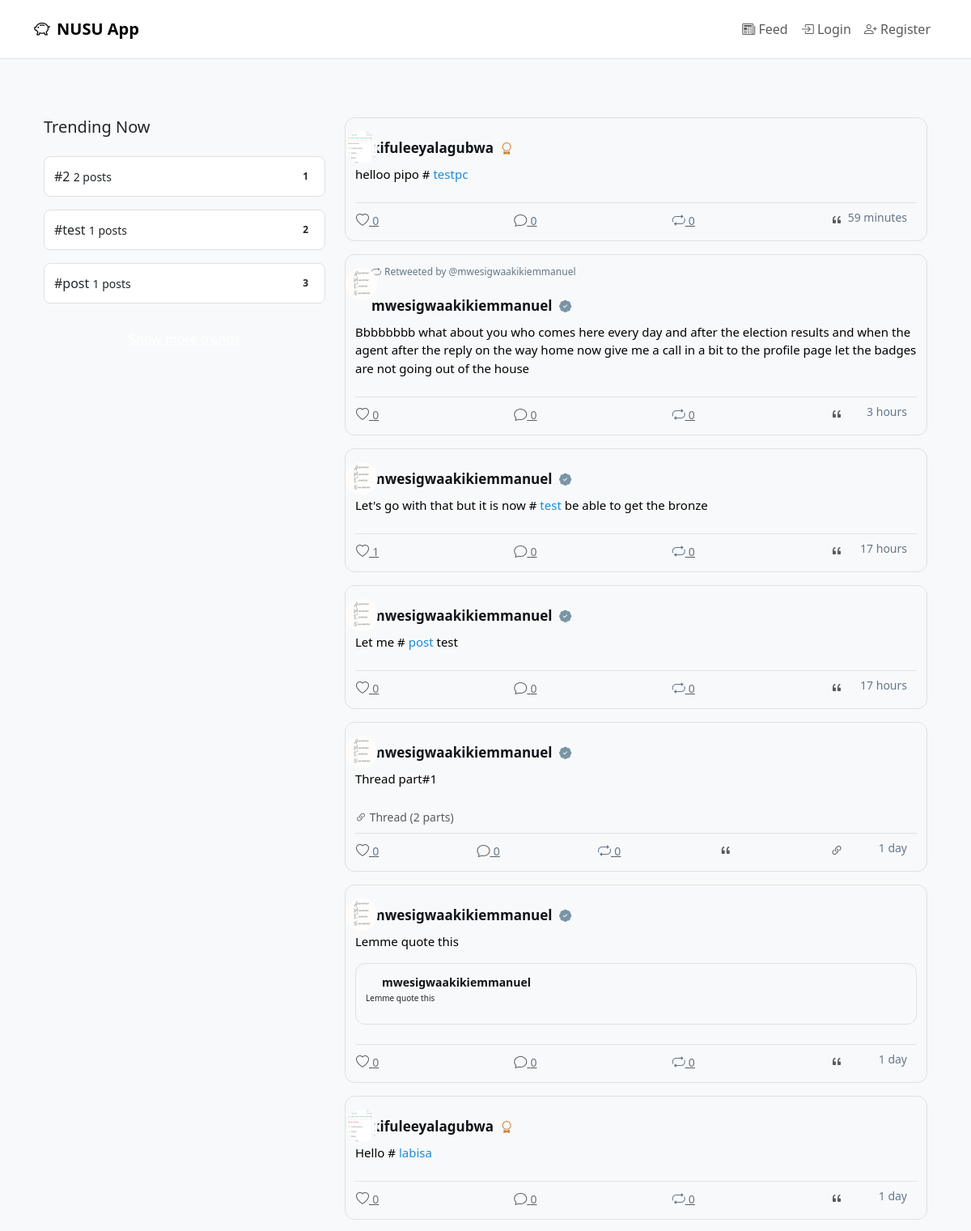
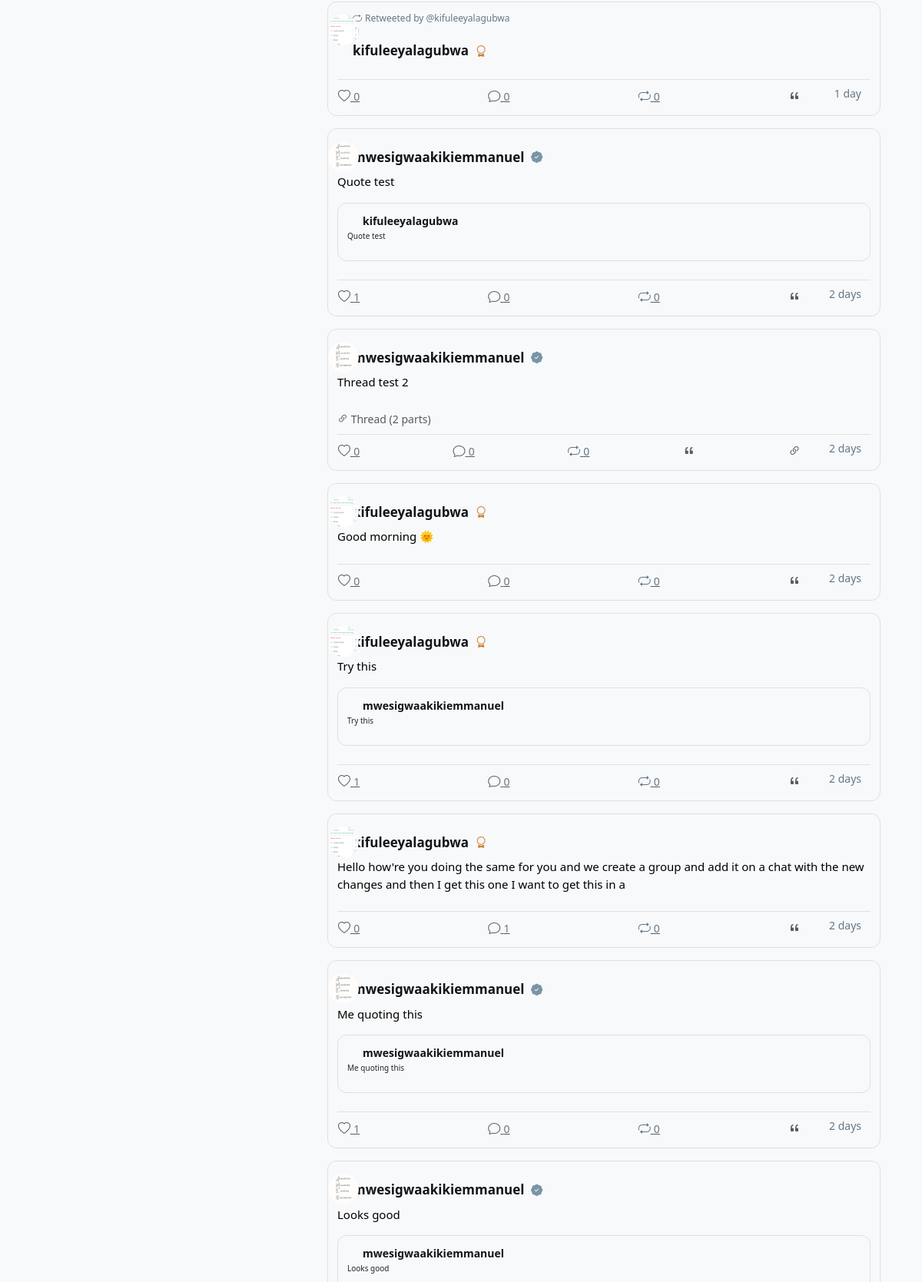
/community/ (upper part), run on the app's committed database (2 pictures, top to bottom).
### community/models.py (models this page shows, shortened)
class Hashtag(models.Model):
    name = models.CharField(max_length=100, unique=True)
    created_at = models.DateTimeField(auto_now_add=True)
    related_tweets = models.ManyToManyField(Tweet, blank=True)
    profile_image = models.ImageField(upload_to='hashtags/', null=True, blank=True)
    trend_score = models.IntegerField(default=0)  # Score to track popularity
    last_activity = models.DateTimeField(auto_now=True)  # Last time this hashtag was used

class Tweet(models.Model):
    user = models.ForeignKey(CustomUser, on_delete=models.CASCADE)
    content = models.TextField(max_length=280)
    image = models.ImageField(upload_to='tweets/images/', blank=True, null=True)
    video = models.FileField(upload_to='tweets/videos/', blank=True, null=True)
    parent = models.ForeignKey('self', null=True, blank=True, on_delete=models.CASCADE, related_name='replies')
    retweet = models.ForeignKey('self', null=True, blank=True, on_delete=models.CASCADE, related_name='retweets')
    quote = models.ForeignKey('self', null=True, blank=True, on_delete=models.CASCADE, related_name='quotes')
    likes = models.ManyToManyField(CustomUser, related_name='liked_tweets', blank=True)
    created_at = models.DateTimeField(auto_now_add=True)
    parent_tweet = models.ForeignKey('self', null=True, on_delete=models.CASCADE, related_name='thread')
    is_thread = models.BooleanField(default=False)
    thread_position = models.PositiveIntegerField(default=0)
    class Meta:
        ordering = ['-created_at']
    def is_retweet(self):
        return self.retweet is not None
    def retweet_count(self):
        return self.retweets.count()
    def get_media(self):
        return self.media.all()  # Gets all associated media

### users/models.py (models this page shows, shortened)
class UserProfile(models.Model):
    user = models.OneToOneField(CustomUser, on_delete=models.CASCADE)
    token_balance = models.DecimalField(max_digits=12, decimal_places=2, default=0)
    profile_picture = models.ImageField(
        upload_to='profile_pics/',
        default='profile_pics/default.png'  # Default profile picture
    )
    bio = models.TextField(blank=True)
    website = models.URLField(blank=True)
    location = models.CharField(max_length=100, blank=True)
    followers = models.ManyToManyField('self', symmetrical=False, blank=True, related_name='following')
    verified = models.BooleanField(default=False)
    ugx_balance = models.DecimalField(max_digits=12, decimal_places=2, default=0)
    BADGE_CHOICES = [
        ('none', 'No Badge'),  # Add 'none' as the default option
        ('bronze', 'Bronze Member'),
        ('silver', 'Silver Member'),
        ('gold', 'Gold Member'),
        ('platinum', 'Platinum Admin')
    ]
    badge = models.CharField(max_length=20, choices=BADGE_CHOICES, default='none')
    days_active = models.PositiveIntegerField(default=0)
    days_deposited = models.PositiveIntegerField(default=0)
    def get_badge_icon(self):
        badge_icons = {
            'none': 'bi-award',  # Default icon for no badge
            'bronze': 'bi-award',
            'silver': 'bi-award-fill',
            'gold': 'bi-trophy',
            'platinum': 'bi-patch-check-fill'
        }
        return badge_icons.get(self.badge, 'bi-award')

class CustomUser(AbstractUser):
    is_agent = models.BooleanField(default=False)
    is_verified = models.BooleanField(default=False)

### community/views.py (the view)
# urls.py: path('', views.feed, name='feed'),
def feed(request):
    trending_hashtags = Hashtag.objects.filter(
        last_activity__gte=timezone.now() - timezone.timedelta(hours=24)
    ).annotate(
        calculated_score=Count('related_tweets') + F('trend_score')  # Unique name
    ).order_by('-calculated_score')[:10]
    tweets = Tweet.objects.filter(
        parent=None,
        parent_tweet=None
    ).order_by('-created_at')
    return render(request, 'community/feed.html', {
        'tweets': tweets,
        'trending_hashtags': trending_hashtags
    })

### templates/community/feed.html (shortened to what this page needs)
{% extends 'base.html' %}
{% load community_tags %}
{% block content %}
<div class="container mt-4">
    <div class="row">
        <div class="col-md-4">
            {% include 'community/includes/trending_sidebar.html' %}
        </div>
        <div class="col-md-8">
            {% for tweet in tweets %}
                {% include 'community/tweet_card.html' with tweet=tweet %}
            {% endfor %}
        </div>
    </div>
</div>
{% endblock %}

### templates/community/includes/trending_sidebar.html (shortened to what this page needs)
<div class="trending-sidebar">
  <h5 class="mb-3" style="width: 100%; color: var(--text-color)">Trending Now</h5>
  {% for hashtag in trending_hashtags|slice:":3" %}
  <div class="trending-card">
    <div class="d-flex justify-content-between align-items-center">
      <div>
        <span style="color: var(--accent-color)">#{{ hashtag.name }}</span>
        <small style="color: var(--secondary-text)">{{ hashtag.related_tweets.count }} posts</small>
      </div>
      <span class="badge" style="background-color: var(--border-color); color: var(--text-color)">
        {{ forloop.counter }}
      </span>
    </div>
  </div>
  {% endfor %}
  <a href="{% url 'community:trending' %}" class="show-more-btn" style="background-color: var(--accent-color); color: white;">
  </a>
</div>

### templates/community/tweet_card.html (shortened to what this page needs)
{% load static %}
{% load community_tags %}
<div class="tweet-card">
    {% if tweet.is_retweet %}
    <div class="retweet-header">
        <i class="bi bi-repeat"></i>
        <span>Retweeted by @{{ tweet.user.username }}</span>
    </div>
    {% endif %}
    <div class="tweet-main">
        <a href="{% url 'users:user_profile' tweet.user.username %}" class="profile-section">
            <div class="profile-pic">
                {% if tweet.user.userprofile.profile_picture %}
                <img src="{{ tweet.user.userprofile.profile_picture.url }}" alt="{{ tweet.user.username }}">
                {% else %}
                <div class="profile-pic-placeholder"></div>
                {% endif %}
            </div>
        </a>
        <div class="content-section">
            <div class="user-meta">
                <a href="{% url 'users:user_profile' tweet.user.username %}" class="username">
                    {{ tweet.user.username }}
                    {% if tweet.user.userprofile.badge != 'none' %}
                    <span class="badge-icon {{ tweet.user.userprofile.badge }}">
                        <i class="bi {{ tweet.user.userprofile.get_badge_icon }}"></i>
                    </span>
                    {% endif %}
                </a>
            </div>
            <div class="tweet-body">
                {% if tweet.retweet %}
                    <div class="retweet-content">
                        <p class="mb-0 tweet-content">
                            {% for word in tweet.retweet.content.split %}
                                {% if word|starts_with:"@" %}
                                    <a href="{% url 'users:user_profile' word|slice:'1:' %}"
                                       class="text-primary mention-link">{{ word }}</a>
                                {% elif word|starts_with:"#" %}
                                    <a href="{% url 'community:search' %}?q=%23{{ word|slice:'1:' }}"
                                       class="text-info hashtag-link">{{ word }}</a>
                                {% elif word|starts_with:"$" %}
                                    <a href="{% url 'community:search' %}?q=%24{{ word|slice:'1:' }}"
                                       class="text-success stock-link">{{ word }}</a>
                                {% else %}
                                    {{ word }}
                                {% endif %}
                            {% endfor %}
                        </p>
                    </div>
                {% else %}
                    <div class="original-content">
                        <a href="{% if tweet.is_thread %}{% url 'community:thread_detail' tweet.id %}{% else %}{% url 'community:tweet_detail' tweet.id %}{% endif %}">
                            <p class="mb-0 tweet-content">
                              {% for word in tweet.content.split %}
                                  {% if word|starts_with:"@" %}
                                      <span class="text-special">{{ word|slice:":1" }}</span>
                                      <a href="{% url 'users:user_profile' word|slice:'1:' %}"
                                         class="mention-link">{{ word|slice:"1:" }}</a>
                                  {% elif word|starts_with:"#" %}
                                      <span class="text-special">{{ word|slice:":1" }}</span>
                                      <a href="{% url 'community:search' %}?q=%23{{ word|slice:'1:' }}"
                                         class="hashtag-link">{{ word|slice:"1:" }}</a>
                                  {% elif word|starts_with:"$" %}
                                      <span class="text-special">{{ word|slice:":1" }}</span>
                                      <a href="{% url 'community:search' %}?q=%24{{ word|slice:'1:' }}"
                                         class="stock-link">{{ word|slice:"1:" }}</a>
                                  {% else %}
                                      <span class="text-special">{{ word }}</span>
                                  {% endif %}
                              {% endfor %}
                          </p>
                        </a>
                        {% if tweet.quote %}
                        <div class="quoted-tweet mt-3">
                            <div class="user-meta">
                                <a href="{% url 'users:user_profile' tweet.quote.user.username %}" class="username">
                                    {{ tweet.quote.user.username }}
                                </a>
                            </div>
                            <a href="{% url 'community:tweet_detail' tweet.quote.id %}">
                                                <p class="mb-0">
                                  {% for word in tweet.content.split %}
                                      {% if word|starts_with:"@" %}
                                          <a href="{% url 'users:user_profile' word|slice:'1:' %}"
                                             class="text-primary mention-link">@{{ word|slice:"1:" }}</a>
                                      {% elif word|starts_with:"#" %}
                                          <a href="{% url 'community:search' %}?q=%23{{ word|slice:'1:' }}"
                                             class="text-info hashtag-link">#{{ word|slice:"1:" }}</a>
                                      {% elif word|starts_with:"$" %}
                                          <a href="{% url 'community:search' %}?q=%24{{ word|slice:'1:' }}"
                                             class="text-success stock-link">${{ word|slice:"1:" }}</a>
                                      {% else %}
                                          <span class="text-dark">{{ word }}</span>
                                      {% endif %}
                                  {% endfor %}
                              </p>
                            </a>
                        </div>
                        {% endif %}
                    </div>
                {% endif %}
            </div>
            {% if tweet.is_thread and not tweet.parent_tweet %}
            <div class="thread-indicator mt-2">
                <a href="{% url 'community:thread_detail' tweet.id %}"
                   class="text-decoration-none small text-muted">
                    <i class="bi bi-link-45deg"></i>
                    Thread ({{ tweet.thread.count }} parts)
                </a>
            </div>
            {% endif %}
            <div class="tweet-actions border-top pt-2 mt-2" data-time="{{ tweet.created_at|time_short }}">
                <div class="d-flex justify-content-between align-items-center">
                    <button class="btn btn-link text-muted p-0 like-btn" data-tweet-id="{{ tweet.id }}">
                        <i class="bi bi-heart{% if request.user in tweet.likes.all %}-fill text-danger{% endif %}"></i>
                        <span class="count">{{ tweet.likes.count }}</span>
                    </button>
                    <a href="{% url 'community:reply_tweet' tweet.id %}" class="btn btn-link text-muted p-0">
                        <i class="bi bi-chat"></i>
                        <span class="count">{{ tweet.replies.count }}</span>
                    </a>
                    <button class="btn btn-link text-muted p-0 retweet-btn" data-tweet-id="{{ tweet.id }}">
                        <i class="bi bi-repeat{% if tweet|is_retweeted_by:request.user %}-fill text-success{% endif %}"></i>
                        <span class="count">{{ tweet.retweet_count }}</span>
                    </button>
                    <a href="{% url 'community:quote_retweet' tweet.id %}" class="btn btn-link text-muted p-0">
                        <i class="bi bi-quote"></i>
                    </a>
                    {% if tweet.is_thread %}
                    <a href="{% url 'community:create_tweet' tweet_id=tweet.id %}?thread=true"
                       class="btn btn-link text-muted p-0">
                        <i class="bi bi-link-45deg"></i>
                    </a>
                    {% endif %}
                </div>
            </div>
        </div>
    </div>
</div>

### data on the page
Hashtag: name "2", related_tweets.count "2"
Hashtag: name "test", related_tweets.count "1"
Hashtag: name "post", related_tweets.count "1"
Tweet: user.userprofile.profile_picture (placeholder picture), user.username "kifuleeyalagubwa", split "helloo" "pipo", split "#", split "testpc", likes.count "0", replies.count "0", retweet_count "0"
Tweet: user.username "mwesigwaakikiemmanuel", user.userprofile.profile_picture (picture), split "Bbbbbbbb" "what" "about" "you" "who" "comes" "here" "every" "day" "and" "after" "the" "election" "results" "and" "when" "the" "agent" "after" "the" "reply" "on" "the" "way" "home" "now" "give" "me" "a" "call" "in" "a" "bit" "to" "the" "profile" "page" "let" "the" "badges" "are" "not" "going" "out" "of" "the" "house", likes.count "0", replies.count "0", retweet_count "0"
Tweet: user.userprofile.profile_picture (picture), user.username "mwesigwaakikiemmanuel", split "Let's" "go" "with" "that" "but" "it" "is" "now" "be" "able" "to" "get" "the" "bronze", split "#", split "test", likes.count "1", replies.count "0", retweet_count "0"
Tweet: user.userprofile.profile_picture (picture), user.username "mwesigwaakikiemmanuel", split "Let" "me" "test", split "#", split "post", likes.count "0", replies.count "0", retweet_count "0"
Tweet: user.userprofile.profile_picture (picture), user.username "mwesigwaakikiemmanuel", split "Thread" "part#1", thread.count "2", likes.count "0", replies.count "0", retweet_count "0", is_thread True (drawn)
Tweet: user.userprofile.profile_picture (picture), user.username "mwesigwaakikiemmanuel", split "Lemme" "quote" "this", quote.user.username "mwesigwaakikiemmanuel", split "Lemme" "quote" "this", likes.count "0", replies.count "0", retweet_count "0"
Tweet: user.userprofile.profile_picture (placeholder picture), user.username "kifuleeyalagubwa", split "Hello", split "#", split "labisa", likes.count "0", replies.count "0", retweet_count "0"
Tweet: user.username "kifuleeyalagubwa", user.userprofile.profile_picture (placeholder picture), likes.count "0", replies.count "0", retweet_count "0"
Tweet: user.userprofile.profile_picture (picture), user.username "mwesigwaakikiemmanuel", split "Quote" "test", quote.user.username "kifuleeyalagubwa", split "Quote" "test", likes.count "1", replies.count "0", retweet_count "0"
Tweet: user.userprofile.profile_picture (picture), user.username "mwesigwaakikiemmanuel", split "Thread" "test" "2", thread.count "2", likes.count "0", replies.count "0", retweet_count "0", is_thread True (drawn)
Tweet: user.userprofile.profile_picture (placeholder picture), user.username "kifuleeyalagubwa", split "Good" "morning" "🌞", likes.count "0", replies.count "0", retweet_count "0"
Tweet: user.userprofile.profile_picture (placeholder picture), user.username "kifuleeyalagubwa", split "Try" "this", quote.user.username "mwesigwaakikiemmanuel", split "Try" "this", likes.count "1", replies.count "0", retweet_count "0"
Tweet: user.userprofile.profile_picture (placeholder picture), user.username "kifuleeyalagubwa", split "Hello" "how're" "you" "doing" "the" "same" "for" "you" "and" "we" "create" "a" "group" "and" "add" "it" "on" "a" "chat" "with" "the" "new" "changes" "and" "then" "I" "get" "this" "one" "I" "want" "to" "get" "this" "in" "a", likes.count "0", replies.count "1", retweet_count "0"
Tweet: user.userprofile.profile_picture (picture), user.username "mwesigwaakikiemmanuel", split "Me" "quoting" "this", quote.user.username "mwesigwaakikiemmanuel", split "Me" "quoting" "this", likes.count "1", replies.count "0", retweet_count "0"
Tweet: user.userprofile.profile_picture (picture), user.username "mwesigwaakikiemmanuel", split "Looks" "good", quote.user.username "mwesigwaakikiemmanuel", split "Looks" "good"
